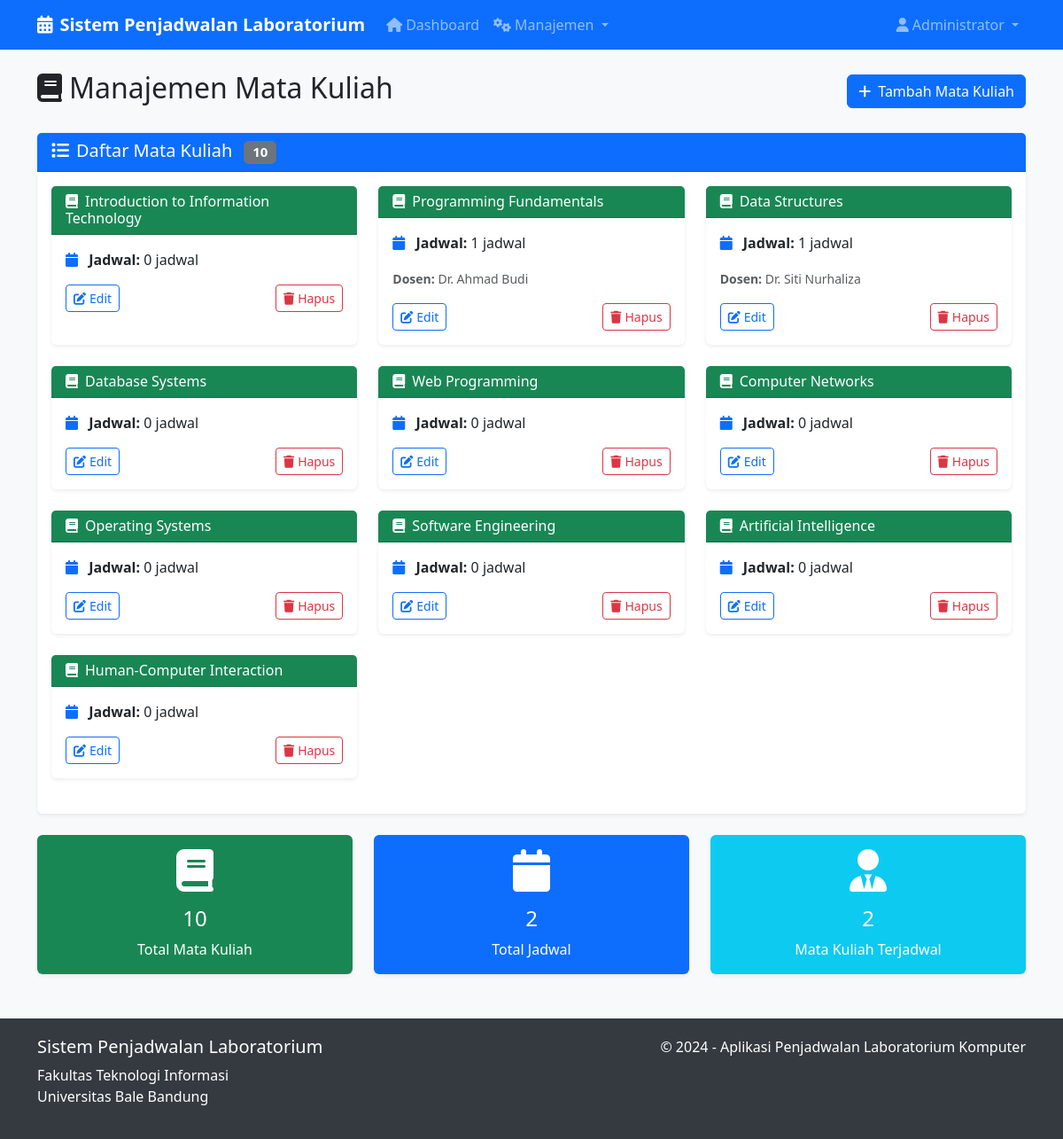
The app's page /courses (signed in), older data.
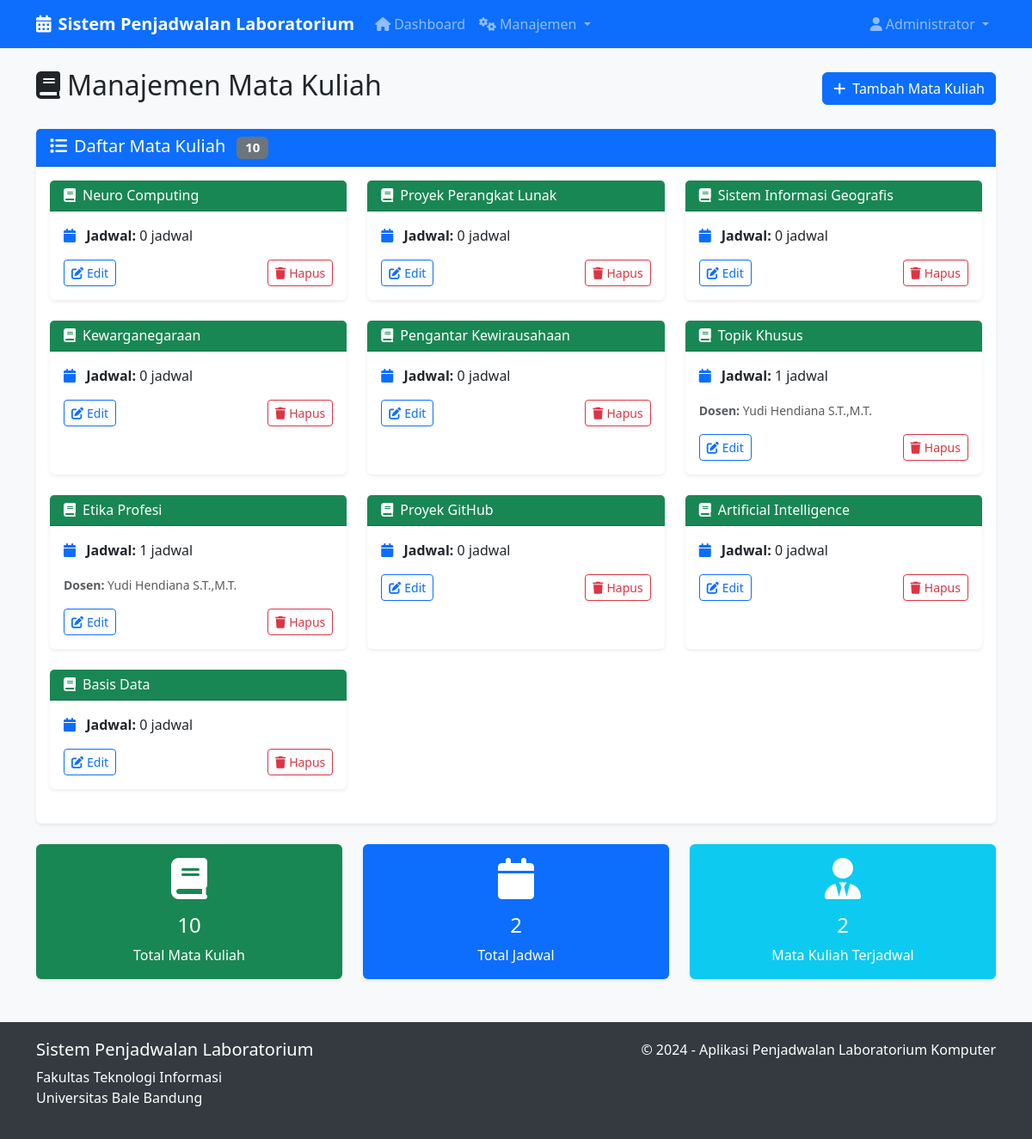
The same page, newer data.
### app.py (models this page shows)
class Course(db.Model):
    id = db.Column(db.Integer, primary_key=True)
    course_name = db.Column(db.String(100), nullable=False)
    schedules = db.relationship('Schedule', backref='course', lazy=True)

class Schedule(db.Model):
    id = db.Column(db.Integer, primary_key=True)
    course_id = db.Column(db.Integer, db.ForeignKey('course.id'), nullable=False)
    lecturer_id = db.Column(db.Integer, db.ForeignKey('user.id'), nullable=False)
    lab_id = db.Column(db.Integer, db.ForeignKey('lab.id'), nullable=False)
    day = db.Column(db.String(10), nullable=False)  # Senin, Selasa, etc.
    time_slot = db.Column(db.String(20), nullable=False)  # 08:00-10:00, etc.
    semester = db.Column(db.String(20), nullable=False)  # Ganjil 2024/2025, etc.
    created_at = db.Column(db.DateTime, default=datetime.utcnow)

class User(db.Model):
    id = db.Column(db.Integer, primary_key=True)
    username = db.Column(db.String(80), unique=True, nullable=False)
    password = db.Column(db.String(120), nullable=False)
    role = db.Column(db.String(20), nullable=False)  # admin, staff, lecturer
    full_name = db.Column(db.String(100), nullable=False)
    schedules = db.relationship('Schedule', backref='lecturer', lazy=True)

### app.py (the view)
@app.route('/courses')
@role_required('admin', 'staff')
def courses():
    courses = Course.query.all()
    return render_template('courses.html', courses=courses)

### app.py (called while the page is built)
def role_required(*roles):
    def decorator(f):
        from functools import wraps
        @wraps(f)
        def decorated_function(*args, **kwargs):
            if 'user_id' not in session:
                flash('Silakan login terlebih dahulu', 'danger')
                return redirect(url_for('login'))
            user = User.query.get(session['user_id'])
            if user.role not in roles:
                flash('Anda tidak memiliki akses ke halaman ini', 'danger')
                return redirect(url_for('dashboard'))
            return f(*args, **kwargs)
        return decorated_function
    return decorator

### templates/courses.html (shortened to what the changed rows need)
{% extends "base.html" %}
{% block content %}
<div class="row">
    <div class="col-12">
        <div class="d-flex justify-content-between align-items-center mb-4">
            <h2><i class="fas fa-book me-2"></i>Manajemen Mata Kuliah</h2>
        </div>
    </div>
</div>
<div class="row">
    <div class="col-12">
        <div class="card">
            <div class="card-body">
                {% if courses %}
                    <div class="row">
                        {% for course in courses %}
                        <div class="col-md-6 col-lg-4 mb-4">
                            <div class="card h-100">
                                <div class="card-header bg-success text-white">
                                    <h6 class="mb-0">
                                        <i class="fas fa-book me-2"></i>{{ course.course_name }}
                                    </h6>
                                </div>
                                <div class="card-body">
                                    <div class="mb-3">
                                        {% set schedule_count = course.schedules|length %}
                                        <i class="fas fa-calendar me-2 text-primary"></i>
                                        <strong>Jadwal:</strong> {{ schedule_count }} jadwal
                                    </div>
                                    {% if schedule_count > 0 %}
                                    <div class="mb-3">
                                        <small class="text-muted">
                                            <strong>Dosen:</strong>
                                            {% for schedule in course.schedules[:3] %}
                                                {{ schedule.lecturer.full_name }}{% if not loop.last %}, {% endif %}
                                            {% endfor %}
                                        </small>
                                    </div>
                                    {% endif %}
                                    <div class="d-flex justify-content-between">
                                        <a href="{{ url_for('edit_course', id=course.id) }}" class="btn btn-sm btn-outline-primary">
                                            <i class="fas fa-edit me-1"></i>Edit
                                        </a>
                                        <a href="{{ url_for('delete_course', id=course.id) }}"
                                           class="btn btn-sm btn-outline-danger"
                                           onclick="return confirm('Apakah Anda yakin ingin menghapus mata kuliah {{ course.course_name }}?')">
                                            <i class="fas fa-trash me-1"></i>Hapus
                                        </a>
                                    </div>
                                </div>
                            </div>
                        </div>
                        {% endfor %}
                    </div>
                {% endif %}
            </div>
        </div>
    </div>
</div>
{% endblock %}

Row changes from the older to the newer data that the page shows:
removed Schedule: lecturer.full_name "Dr. Ahmad Budi", shown under Course "Programming Fundamentals"
removed Schedule: lecturer.full_name "Dr. Siti Nurhaliza", shown under Course "Data Structures"
changed Course: course_name "Introduction to Information Technology" → "Neuro Computing"
changed Course: course_name "Programming Fundamentals" → "Proyek Perangkat Lunak"; schedule_count "1" → "0"; no longer shows "Dosen:"
changed Course: course_name "Data Structures" → "Sistem Informasi Geografis"; schedule_count "1" → "0"; no longer shows "Dosen:"
changed Course: course_name "Database Systems" → "Kewarganegaraan"
changed Course: course_name "Web Programming" → "Pengantar Kewirausahaan"
changed Course: course_name "Computer Networks" → "Topik Khusus"; schedule_count "0" → "1"; now shows "Dosen:"
added Schedule: lecturer.full_name "Yudi Hendiana S.T.,M.T.", shown under Course "Topik Khusus"
changed Course: course_name "Operating Systems" → "Etika Profesi"; schedule_count "0" → "1"; now shows "Dosen:"
added Schedule: lecturer.full_name "Yudi Hendiana S.T.,M.T.", shown under Course "Etika Profesi"
changed Course: course_name "Software Engineering" → "Proyek GitHub"
changed Course: course_name "Human-Computer Interaction" → "Basis Data"
